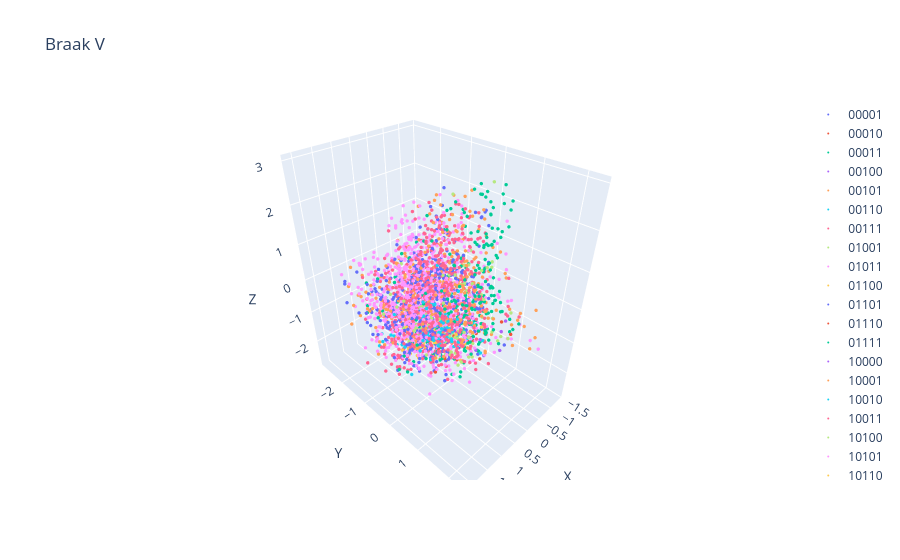

Write notebook code for a chart like this one.
### Code cell
scatter(phate_op.graph.data_nu[:,:3], classes, title=braak, s=2)
